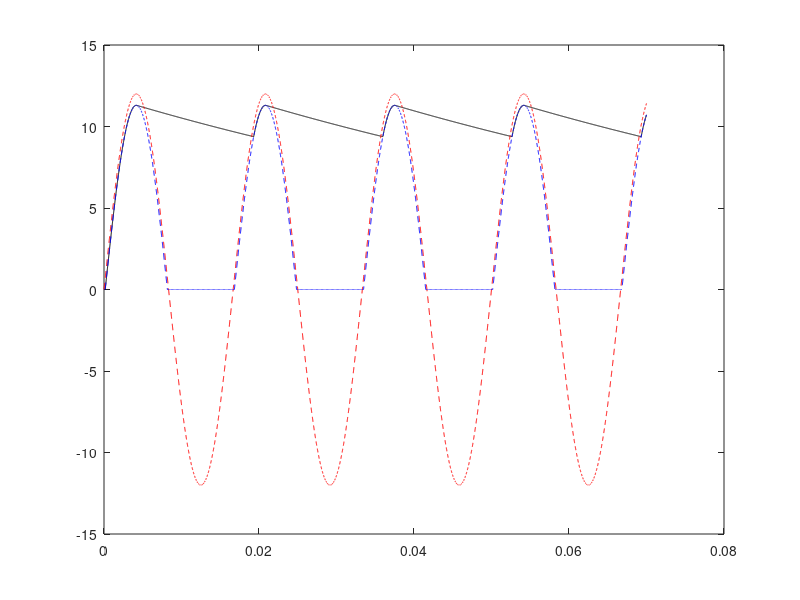

Reproduce this figure in MATLAB.
clc
clear all

vnod = 12;
vcapacitor = 0;
frequency = 60;
omega = 2*pi*frequency;
capacitor = 45*(10^(-6));
resistor = 1800;
delta_t = 0.00001;
time_frame = 0:delta_t:70*(10^(-3));
n = 1:length(time_frame);

vsource = vnod*sin(omega*time_frame);
vresistor = zeros(1,length(time_frame));
vpoint = ((vsource-0.7).*double(vsource>0.7));

for i = 2:length(time_frame)
    if(vpoint(i)>=vcapacitor)
        vcapacitor = vpoint(i);
    else
        vcapacitor = vcapacitor*exp(-(delta_t/(resistor*capacitor)));
    end
    vresistor(i) = vcapacitor;
end
plot(time_frame,vresistor,'black')
hold on
plot(time_frame,vsource,'--r')
hold on
plot(time_frame,vpoint,'--b')